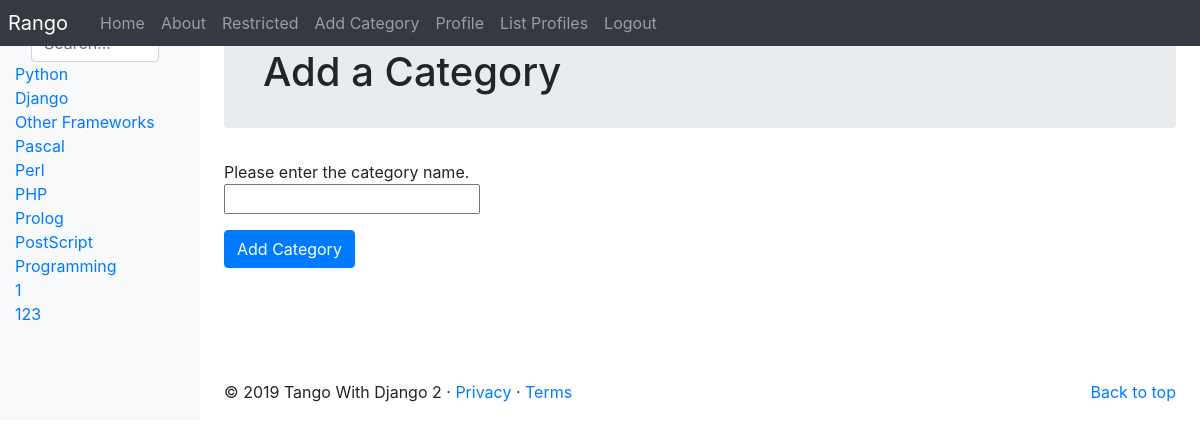
The app's page /rango/add_category/ (signed in) with its own data.
### rango/models.py (models this page shows, shortened)
class Category(models.Model):
    NAME_MAX_LENGTH = 128
    name = models.CharField(max_length=NAME_MAX_LENGTH, unique=True)
    views = models.IntegerField(default=0)
    likes = models.IntegerField(default=0)
    slug = models.SlugField(unique=True)
    class Meta:
        verbose_name_plural = 'Categories'

### rango/views.py (the view, shortened to what this page needs)
# urls.py: path('add_category/', views.AddCategoryView.as_view(), name='add_category'),
class AddCategoryView(View):
    @method_decorator(login_required)
    def get(self, request):
        form = CategoryForm()
        return render(request, 'rango/add_category.html', {'form': form})

### rango/forms.py
class CategoryForm(forms.ModelForm):
    name = forms.CharField(max_length=Category.NAME_MAX_LENGTH, help_text="Please enter the category name.")
    views = forms.IntegerField(widget=forms.HiddenInput(), initial=0)
    likes = forms.IntegerField(widget=forms.HiddenInput(), initial=0)
    slug = forms.CharField(widget=forms.HiddenInput(), required=False)
    class Meta:
        model = Category
        fields = ('name',)

### rango/templatetags/rango_templatetags.py (called while the page is built)
@register.inclusion_tag('rango/cats.html')
def get_category_list(cat=None):
	return {'cats': Category.objects.all(),
         'act_cat': cat}

### templates/rango/add_category.html (shortened to what this page needs)
{% extends 'rango/base.html' %}
{% load staticfiles %}
{% block body_block %}
<div class="jumbotron p-4">
    <div class="container">
        <h1 class="jumotron-heading">Add a Category</h1>
    </div>
</div>
<div class="container">
    <div class="row">
        <form role="form" id="category_form" method="post" actions="{% url 'rango:add_category' %}">
            {% for field in form.visible_fields %}
            {{ field.help_text }}<br />
            {{ field }}<br />
            <div class="p-2"></div>
            {% endfor %}
            <button class="btn btn-primary" type="submit" name="submit">
                Add Category
            </button>
            <div class="p-5"></div>
        </form>
    </div>
</div>
{% endblock %}

### templates/rango/cats.html
<ul class="nav nav-pills flex-column">
    {% if cats %}
    {% for c in cats %}
    {% if c == act_cat %}
    <li class="nav-item"><strong><a href="{% url 'rango:show_category' c.slug %}">{{ c.name }}</a></strong></li>
    {% else  %}
    <li class="nav-item"><a href="{% url 'rango:show_category' c.slug %}">{{ c.name }}</a></li>
    {% endif %}
    {% endfor %}
    {% endif %}
</ul>

### records on screen
Category: name "Python"
Category: name "Django"
Category: name "Other Frameworks"
Category: name "Pascal"
Category: name "Perl"
Category: name "PHP"
Category: name "Prolog"
Category: name "PostScript"
Category: name "Programming"
Category: name "1"
Category: name "123"

### other values on screen
{{ field.help_text }} "Please enter the category name."
